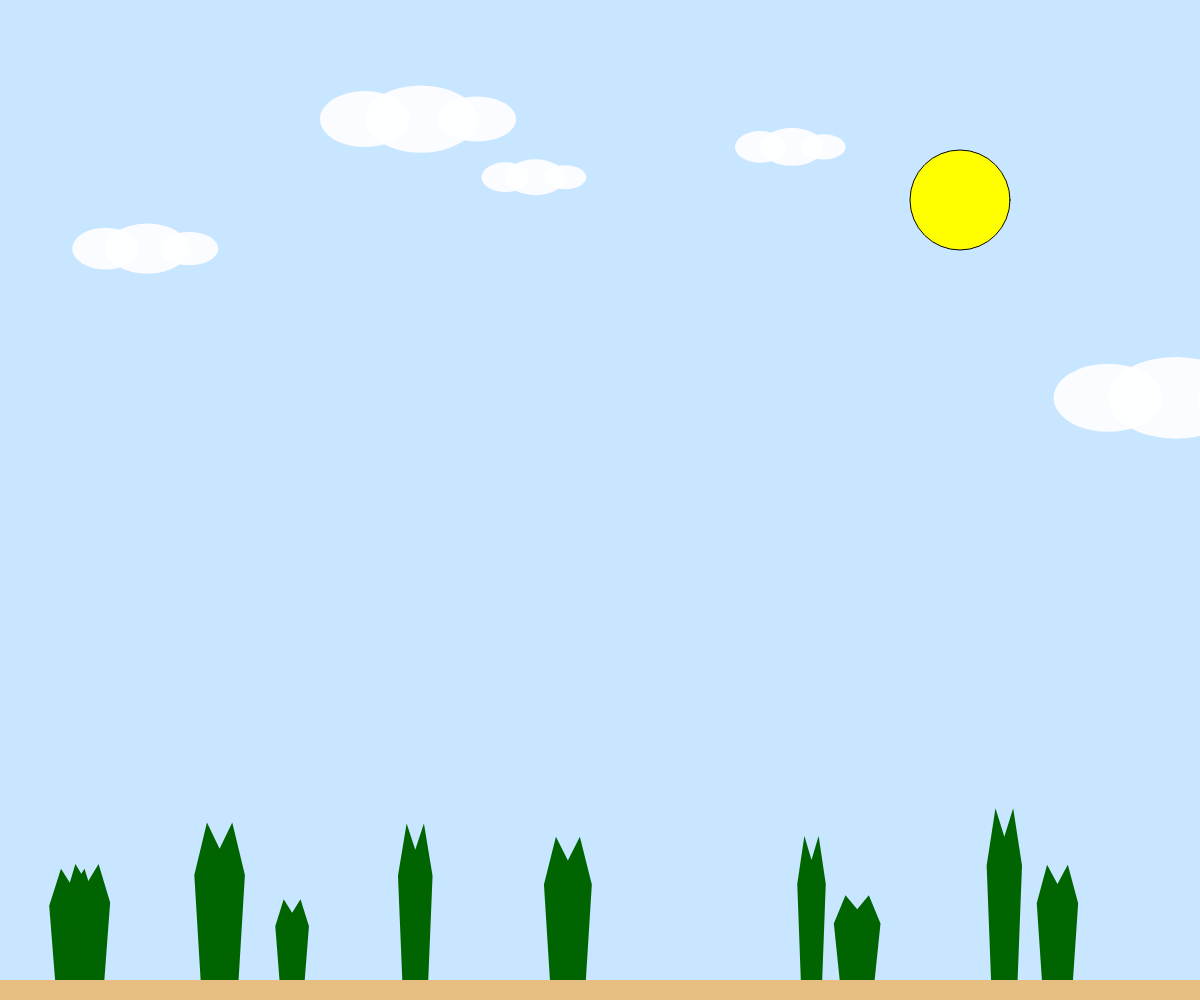
Frame 1 (no input)
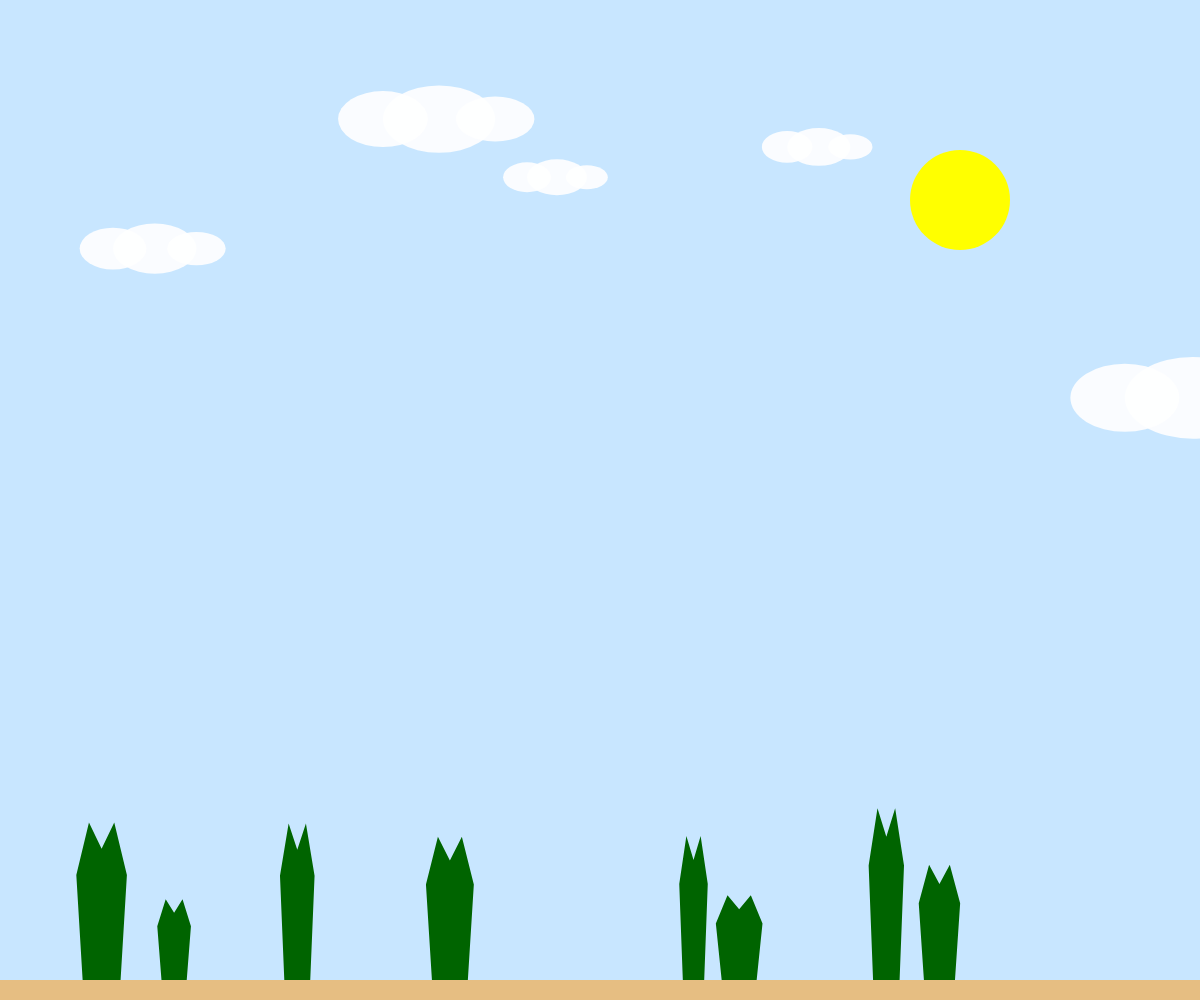
Frame 60 (no input)
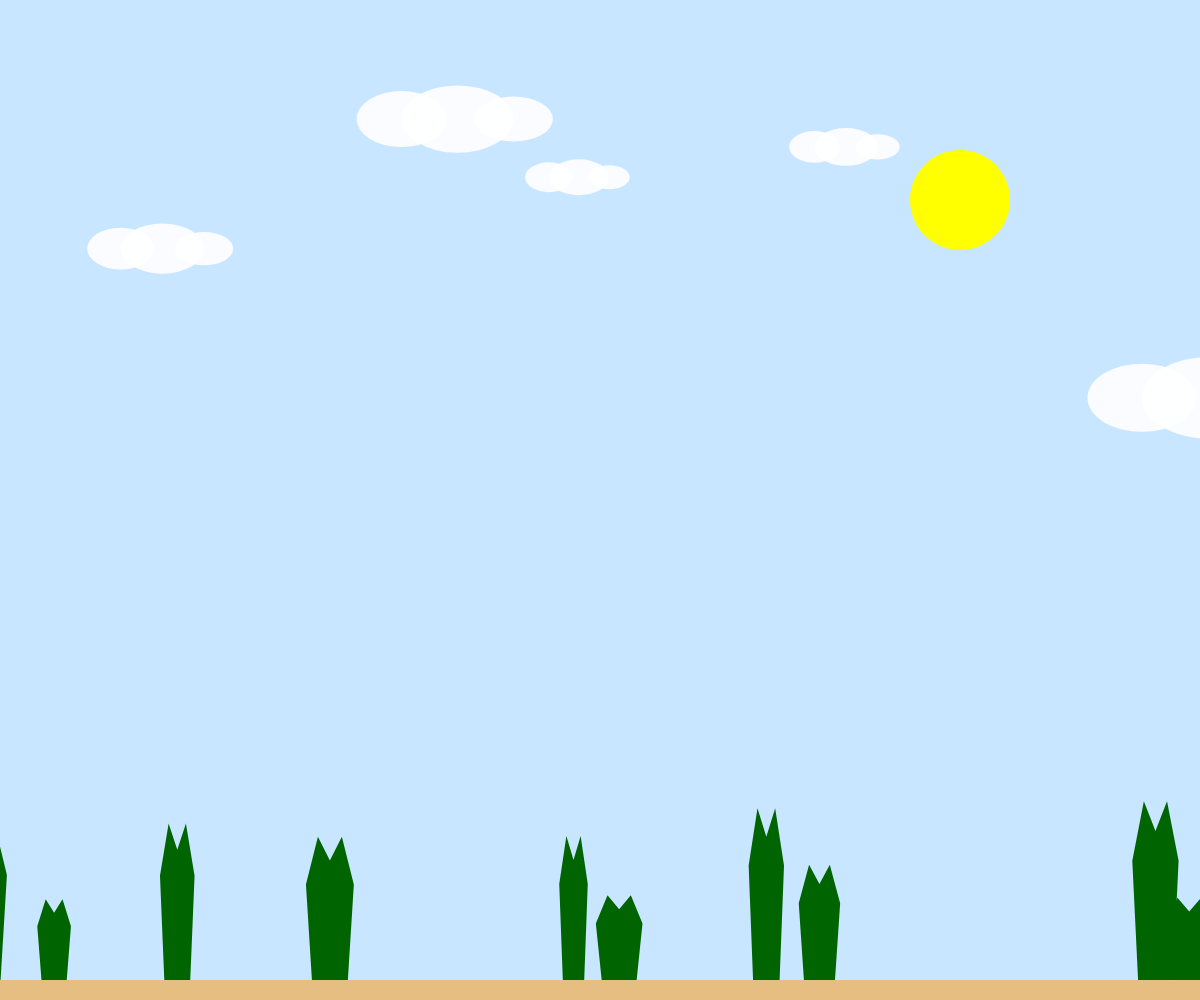
Frame 120 (the mouse pressed at the canvas centre since frame 60)

The p5.js sketch that drew these frames (run headless with seeded random() and noise() and a simulated clock; from frame 60 on, the mouse is pressed at the canvas centre):

// p5.js sketch
// ── sketch.js
let cacti = [];
let clouds = [];
let sun;

class Cactus {
  constructor(x, y) {
    this.x = x;
    this.y = y;
    this.height = random(50, 150);
    this.width = random(20, 40);
  }

  display() {
    fill(0, 100, 0);
    beginShape();
    vertex(this.x, this.y - this.height);
    vertex(this.x + this.width / 3, this.y - this.height * 1.2);
    vertex(this.x + this.width / 1.5, this.y - this.height * 0.8);
    vertex(this.x + this.width / 2, this.y);
    vertex(this.x - this.width / 2, this.y);
    vertex(this.x - this.width / 1.5, this.y - this.height * 0.8);
    vertex(this.x - this.width / 3, this.y - this.height * 1.2);
    endShape(CLOSE);
  }

  move(speed) {
    this.x -= speed;
    if (this.x < -this.width) {
      this.x = width + random(50, 200);
      this.height = random(50, 150);
    }
  }
}

class Cloud {
  constructor() {
    this.x = random(width);
    this.y = random(height * 0.4);
    this.size = random(50, 150);
    this.speed = random(0.1, 0.5);
  }

  display() {
    noStroke();
    fill(255, 230);
    ellipse(this.x, this.y, this.size, this.size * 0.6);
    ellipse(this.x - this.size / 2, this.y, this.size * 0.8, this.size * 0.5);
    ellipse(this.x + this.size / 2, this.y, this.size * 0.7, this.size * 0.4);
  }

  move() {
    this.x += this.speed;
    if (this.x > width + this.size) {
      this.x = -this.size;
      this.y = random(height * 0.4);
    }
  }
}

function setup() {
  createCanvas(windowWidth, windowHeight);
  sun = {
    x: width * 0.8,
    y: height * 0.2,
    size: 100
  };

  for (let i = 0; i < 10; i++) {
    cacti.push(new Cactus(random(width), height - 20));
  }
  for (let i = 0; i < 5; i++) {
    clouds.push(new Cloud());
  }
}

function draw() {
  background(200, 230, 255);

  fill(255, 255, 0);
  ellipse(sun.x, sun.y, sun.size);

  for (let cloud of clouds) {
    cloud.display();
    cloud.move();
  }

  for (let cactus of cacti) {
    cactus.display();
    cactus.move(2);
  }

  fill(230, 190, 130);
  rect(0, height - 20, width, 20);
}
